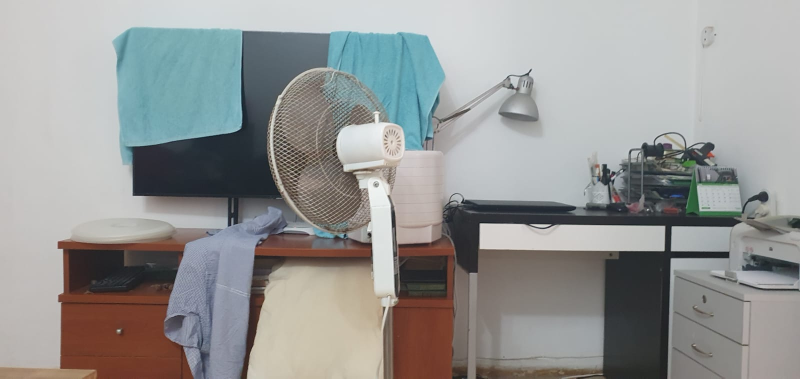
%> input picture project/images/GoodOneLeft.jpeg, 1600 x 757 px (shown at 1/2 size)
$ octave main.m   (GNU Octave 9; MATLAB toolbox functions it lacks are replaced by stand-ins)
%> lines starting %> are read from the running program, lines starting %| are printed output that depends on the picture
### project/rectifyImages.m
function [I1Rect,I2Rect,img] = rectifyImages(I1,I2)
%RECTIFYIMAGES performes stereo image rectification using matching detected SURF
%points in both images, calculating the fundumental matrix and applying the
%affine transfromatrion retained from it on both images.
% input I1,I1: left, right stereo images.
% accepts rgb or grayscale
% output I1Rect,I2Rect : rectified images I1,I2 respectfully
%        img : 3D anaglyph from images with matching points
%  the function requires at least 8 matching points in order to return a
%  result.

% convert images to grayscale
I1gray = rgb2gray(I1);
I2gray = rgb2gray(I2);

% detect points of interest on both pictures using SURF algorithm
% metric threshold is set to 2000 from trial and error.
% represents strongest feature threshold (the larger the threshold less
% points are found)
blobs1 = detectSURFFeatures(I1gray, 'MetricThreshold', 2000);
blobs2 = detectSURFFeatures(I2gray, 'MetricThreshold', 2000);

% extracе valid points with their features from image
[features1, validBlobs1] = extractFeatures(I1gray, blobs1);
[features2, validBlobs2] = extractFeatures(I2gray, blobs2);

% find corresponding pairs of indexes in both feature arrays
% using sum of absolute differences
% metric threshold represents the percent of the distance from a perfect
% match
indexPairs = matchFeatures(features1, features2, 'Metric', 'SAD', ...
  'MatchThreshold', 5);

% get corresponding pixels of both images
matchedPoints1 = validBlobs1(indexPairs(:,1),:);
matchedPoints2 = validBlobs2(indexPairs(:,2),:);

% get estimadted fundamental matrix for projection onto the same plain
% using random sample consensus method with 10000 itterations
% distance threshold and confidance used for RANSAC algorithem wich also
% requires at least 8 points
[fMatrix, epipolarInliers, status] = estimateFundamentalMatrix(...
  matchedPoints1, matchedPoints2, 'Method', 'RANSAC', ...
  'NumTrials', 10000, 'DistanceThreshold', 0.1, 'Confidence', 99.99);

% check if there are enough points to perform rectification if epipole is
% in image (using parallel cameras the epiples should be outside of images)
if status ~= 0 || isEpipoleInImage(fMatrix, size(I1)) ...
  || isEpipoleInImage(fMatrix', size(I2))
  error(['Either not enough matching points were found or '...
         'the epipoles are inside the images. You may need to '...
         'inspect and improve the quality of detected features ',...
         'and/or improve the quality of your images.']);
end

% get corresponding points to build visualization
inlierPoints1 = matchedPoints1(epipolarInliers, :);
inlierPoints2 = matchedPoints2(epipolarInliers, :);

% disallow showing created figures
set(0,'DefaultFigureVisible','off')
% returns handler, which has no arrows on the image
% also, opens figure, which is suppresed by previous
showMatchedFeatures(I1, I2, inlierPoints1, inlierPoints2);
% save axes as image for passing image with arrows
img = frame2im(getframe(gca));
% close invisible figure
close(gcf)
% restore default behaviour
set(0,'DefaultFigureVisible','on')

% get projective transformations of non calibrated stereo images
% for rectification
[t1, t2] = estimateUncalibratedRectification(fMatrix, ...
  inlierPoints1.Location, inlierPoints2.Location, size(I2));

% perform rectification of stereo images
tform1 = projective2d(t1);
tform2 = projective2d(t2);
[I1Rect, I2Rect] = rectifyStereoImages(I1, I2, tform1, tform2);
end

### project/main.m
clear,clc,close all force;
% main file for testing

%hold algorithm times
allTimes = zeros(1, 8);


I1 = imread('.\images\GoodOneLeft.jpeg');
%> I1 is the input picture: size 757x1600x3 uint8; mean R, G, B 149.3, 150.4, 149.2
I2 = imread('.\images\GoodOneRight.jpeg');
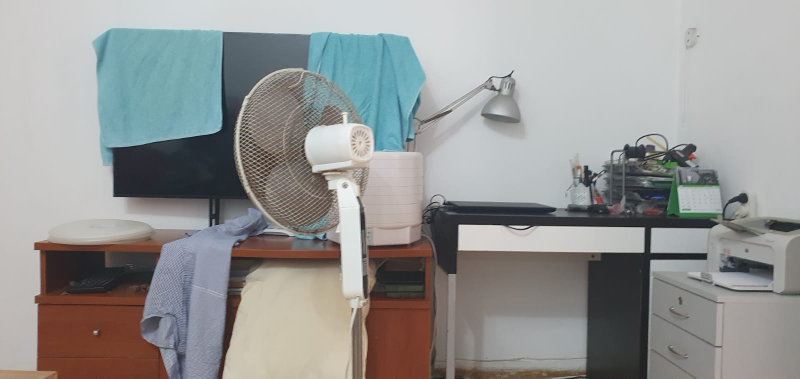
%> input picture project/images/GoodOneRight.jpeg, 1600 x 757 px (shown at 1/2 size)
%> I2 is the input picture: size 757x1600x3 uint8; mean R, G, B 148.9, 149.9, 148.7

tic
% image rectification
[rect1, rect2] = rectifyImages(I1,I2);
%> in rectifyImages, `I1gray = rgb2gray(I1);`:
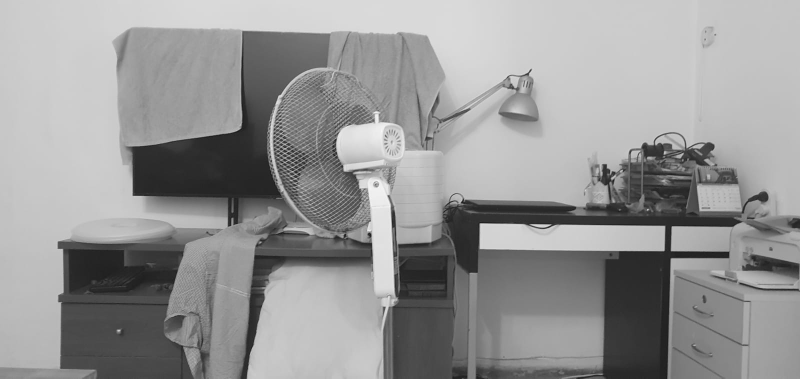
%> I1gray: size 757x1600 uint8 (shown at 1/2 size); min 9, max 254, mean 149.9
%> in rectifyImages, `I2gray = rgb2gray(I2);`:
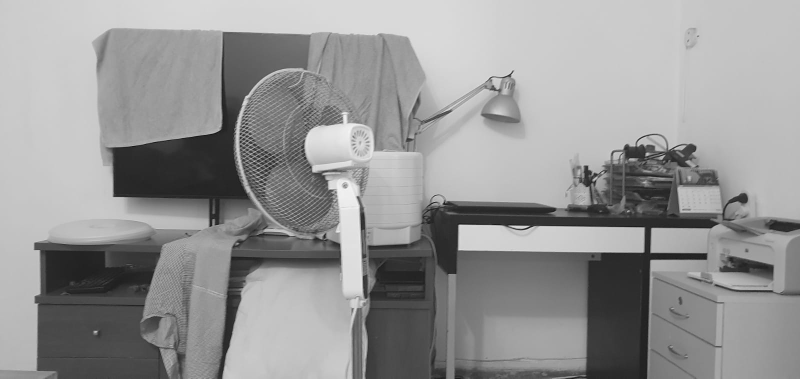
%> I2gray: size 757x1600 uint8 (shown at 1/2 size); min 3, max 254, mean 149.4
%> the run ends on the next line
